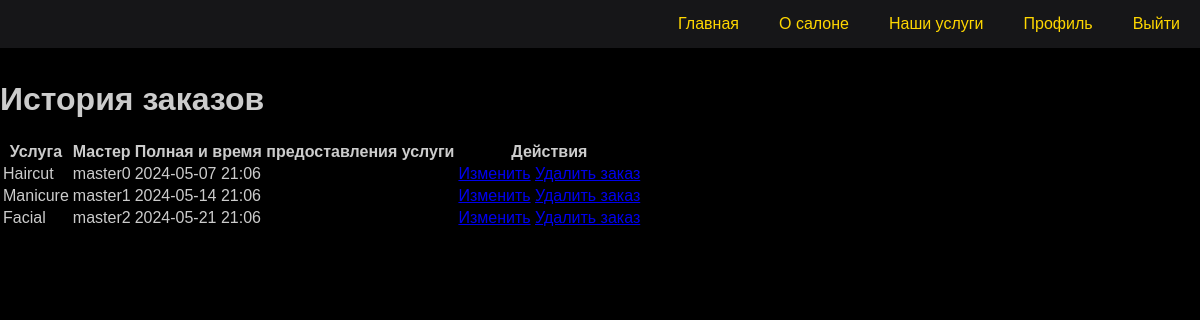
Page /user_profile/bookings_list/ (signed in) on the committed database.
### booking/models.py (models this page shows, shortened)
class Booking(models.Model):
    customer = models.ForeignKey(Customer, on_delete=models.CASCADE)
    service = models.ForeignKey(Service, on_delete=models.CASCADE)
    service_provider = models.ForeignKey(ServiceProvider, on_delete=models.CASCADE)
    appointment_datetime = models.DateTimeField(default=timezone.now)
    created_at = models.DateTimeField(default=timezone.now)

class Service(models.Model):
    name = models.CharField(max_length=100)
    description = models.TextField()
    duration = models.DurationField()  # Продолжительность услуги
    price = models.DecimalField(max_digits=6, decimal_places=2)  # Цена услуги

class BaseProfile(models.Model):
    user = models.OneToOneField(User, on_delete=models.CASCADE)
    phone = models.CharField(max_length=20)
    birth_date = models.DateField(null=True, blank=True)
    class Meta:
        abstract = True  # Указываем, что модель является абстрактной и не должна создаваться в базе данных

class ServiceProvider(BaseProfile):
    specialization = models.CharField(max_length=100)
    service = models.ManyToManyField('Service')

### booking/views/booking.py (the view)
# urls.py: path('user_profile/bookings_list/', user_booking_list, name='user_booking_list'),
@login_required
def user_booking_list(request):
    user = request.user
    try:
        customer_profile = Customer.objects.get(user=user)
        bookings = customer_profile.booking_set.all()
    except Customer.DoesNotExist:
        bookings = []
    return render(request, 'profile/user_booking.html', {'bookings': bookings})

### booking/templates/profile/user_booking.html
{% extends 'base.html' %}
{% block content %}
<div class="page-header">
    <h1>История заказов</h1>
</div>
<table>
    <thead>
        <tr>
            <th>Услуга</th>
            <th>Мастер</th>
            <th>Полная и время предоставления услуги</th>
            <th>Действия</th>
        </tr>
    </thead>
    <tbody>
        {% for booking in bookings %}
        <tr>
            <td>{{ booking.service.name }}</td>
            <td>{{ booking.service_provider.user.username }}</td>
            <td>{{ booking.appointment_datetime|date:"Y-m-d H:i" }}</td>
            <td>
                <a href="{% url 'user_booking_update' booking.id %}">Изменить</a>
                <a href="{% url 'user_booking_delete' booking.id %}">Удалить заказ</a>
            </td>
        </tr>
        {% empty %}
        <tr>
            <td colspan="4">Нет заказов.</td>
        </tr>
        {% endfor %}
    </tbody>
</table>
{% endblock %}

### booking/static/css/style.css (style rules this page uses)
body { margin: 0; padding-top: 60px; font-family: 'Fira Sans', sans-serif; background-color: black; color: #ccc; }

### rows in the picture
Booking: service.name "Haircut", service_provider.user.username "master0", appointment_datetime "2024-05-07 21:06"
Booking: service.name "Manicure", service_provider.user.username "master1", appointment_datetime "2024-05-14 21:06"
Booking: service.name "Facial", service_provider.user.username "master2", appointment_datetime "2024-05-21 21:06"
